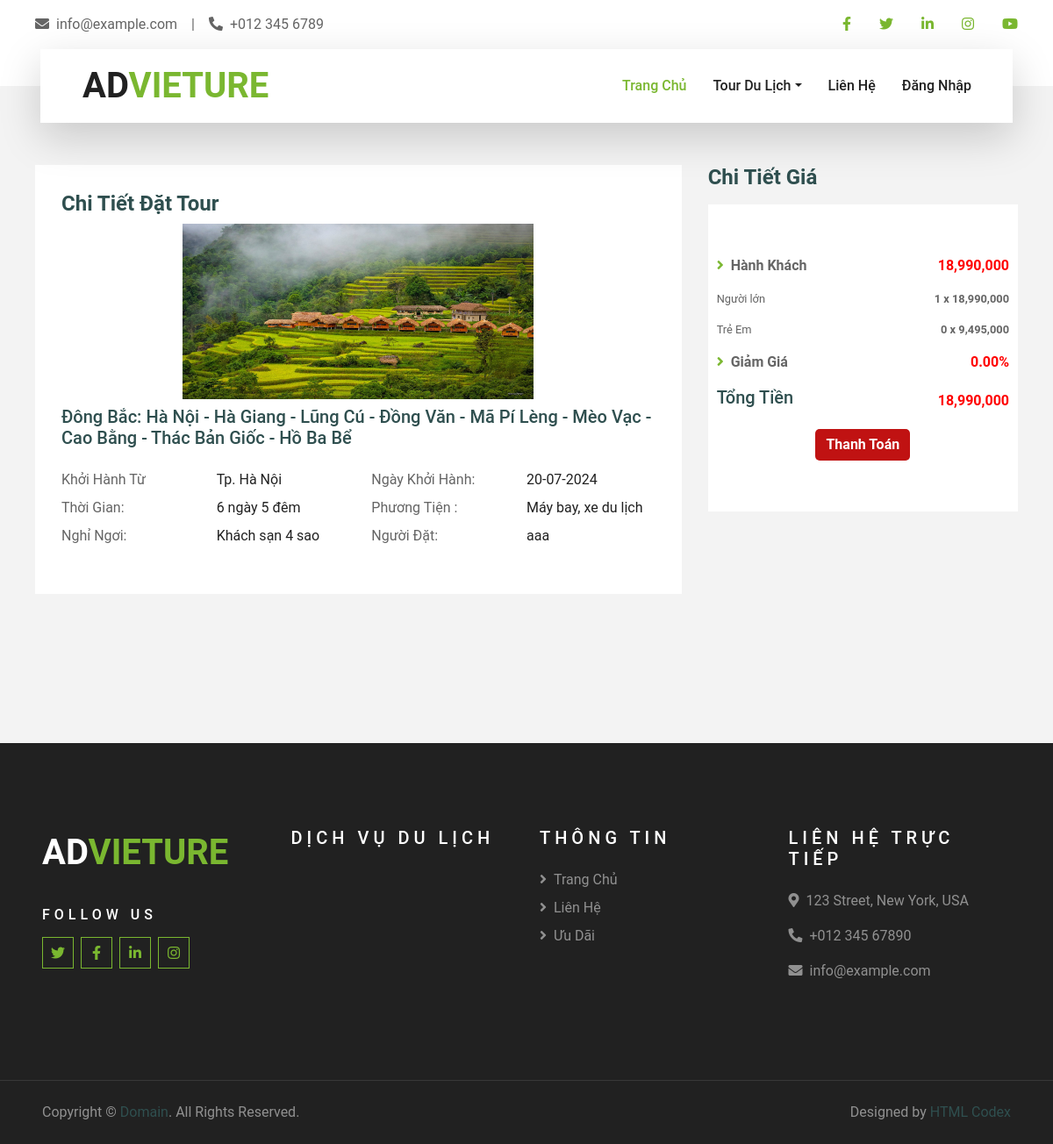
The app's page /tien-hanh-dat/58 with its own data.
### app_booking/models.py (models this page shows, shortened)
class Booking(models.Model):
    user = models.ForeignKey(User, on_delete=models.CASCADE)
    status = models.CharField(
        max_length=1, choices=BookingStatus.choices, default=BookingStatus.DRAFT
    )
    created_date = models.DateTimeField(auto_now_add=True)
    tour = models.ForeignKey(Tour, on_delete=models.CASCADE)
    total_price = models.DecimalField(max_digits=20, decimal_places=2, default=0)
    adult_quantity = models.IntegerField(default=1)
    children_quantity = models.IntegerField(default=0)
    discount = models.DecimalField(max_digits=20, decimal_places=2, default=0)
    @property
    def adult_total_price(self):
        return self.adult_quantity * self.tour.price
    @property
    def children_total_price(self):
        return  self.tour.price/2 * self.children_quantity
    class Meta:
        ordering = ("-created_date",)

### app_travel/models.py (models this page shows, shortened)
class Tour(models.Model):
    category = models.ForeignKey(
        Category, on_delete=models.PROTECT, related_name="tours"
    )
    departure = models.ForeignKey(
        Departure, on_delete=models.PROTECT, related_name="dep_tours"
    )
    name = models.CharField(max_length=200)
    price = models.FloatField(default=0.0)
    image = models.ImageField(
        upload_to="tours/images", default="tours/images/default.png"
    )
    days = models.CharField(max_length=150)
    journey = models.CharField(max_length=200, null=True)
    transportation = models.CharField(max_length=200, null=True)
    acommondation = models.CharField(max_length=200, null=True)
    schedule = RichTextUploadingField(blank=True)
    booked = models.IntegerField(default=0)
    departure_date = models.DateField(null=True)
    def children_price (self):
        return self.price/2
    class Meta:
        verbose_name_plural = "Danh sách Tour"

class Departure(models.Model):
    name = models.CharField(max_length=150, unique=True)
    def __str__(self):
        return self.name
    class Meta:
        verbose_name_plural = "Khởi Hành"

### app_user/models.py (models this page shows)
class User(models.Model):
    first_name = models.CharField(max_length=150)
    last_name = models.CharField(max_length=150)
    username = models.CharField(
        max_length=100, unique=True, error_messages={"unique": "Tên dăng nhập đã tồn tại."}
    )
    phone = models.CharField(max_length=20, null=True)
    email = models.EmailField(
        null=True,
        blank=True,
        unique=True,
        error_messages={"unique": "Email đã tồn tại."},
    )
    address = models.TextField(null=True, blank=True)
    password = models.CharField(max_length=250)
    member_class = models.CharField(max_length=150, blank=True, default="Hạng Đồng")
    def __str__(self) -> str:
        return self.username

### app_booking/views.py (the view, shortened to what this page needs)
# urls.py: path("tien-hanh-dat/<int:booking_id>", checkout, name="checkout"),
@csrf_exempt
def checkout(request, booking_id):
    booking = Booking.objects.get(id=booking_id)
    passenger_price = booking.adult_total_price + booking.children_total_price
    print(booking.children_total_price)
    return render(
        request,
        "app_travel/check-out.html",
        {"booking": booking, "passenger_price": passenger_price},
    )

### app_travel/templates/app_travel/check-out.html (shortened to what this page needs)
{% extends "app_travel/.base.html" %}
{% load static %}
{% load humanize %}
{% load mathfilters %}
{% block main_content %}
<div class="container py-5">
    <div class="row">
        <div class="col-lg-8">
            <div class="pb-3">
                <div class="bg-white mb-3" style="padding: 30px;">
                    <div class="d-flex mb-3">
                        <div class="">
                            <h4>Chi Tiết Đặt Tour</h4>
                            <div class="text-center">
                                <img style="width:400px;height:200px" src="{{booking.tour.image.url}}"
                                    alt="{{tour_detail.name}}">
                            </div>
                            <div class=" pt-2 pb-3 text-dark">
                                <h5>{{booking.tour.name}}</h5>
                            </div>
                            <div class="row ">
                                <div class="col-md-3 pb-2">
                                    Khởi Hành Từ
                                </div>
                                <div class="col-md-3 pb-2 text-dark">
                                    {{booking.tour.departure}}
                                </div>
                                <div class="col-md-3 pb-2">
                                    Ngày Khởi Hành:
                                </div>
                                <div class="col-md-3 pb-2 text-dark">
                                    {{booking.tour.departure_date|date:"d-m-Y"}}
                                </div>
                                <div class="col-md-3 pb-2">
                                    Thời Gian:
                                </div>
                                <div class="col-md-3 pb-2 text-dark">
                                    {{booking.tour.days}}
                                </div>
                                <div class="col-md-3 pb-2">
                                    Phương Tiện :
                                </div>
                                <div class="col-md-3 pb-2 text-dark">
                                    {{booking.tour.transportation}}
                                </div>
                                <div class="col-md-3 pb-2">
                                    Nghỉ Ngơi:
                                </div>
                                <div class="col-md-3 pb-2 text-dark">
                                    {{booking.tour.acommondation}}
                                </div>
                                <div class="col-md-3 pb-2">
                                    Người Đặt:
                                </div>
                                <div class="col-md-3 pb-2 text-dark">
                                    {{booking.user}}
                                </div>
                            </div>
                        </div>
                    </div>
                </div>
            </div>
        </div>
        <div class="col-lg-4 mt-5 mt-lg-0">
            <h4 class=" mb-3"> Chi Tiết Giá</h4>
            <div class="d-flex flex-column text-center bg-white mb-3 py-5 ">
                <div class="bg-white" style="padding: 10px;">
                    <form method="post">
                        <ul class="list-inline m-0">
                            <li class="mb-3 d-flex justify-content-between align-items-center">
                                <div style="font-weight: bold;"><i class="fa fa-angle-right text-primary mr-2"></i>Hành
                                    Khách</div>
                                <span
                                    style="font-weight: bold; color:red">{{passenger_price|floatformat:0|intcomma}}</span>
                            </li>
                            <li class="mb-3 d-flex justify-content-between align-items-center">
                                <small class=" mr-2">Người lớn</small>
                                <small style="font-weight: bold;">{{booking.adult_quantity}} x
                                    {{booking.tour.price|floatformat:0|intcomma}}</small>
                            </li>
                            <li class="mb-3 d-flex justify-content-between align-items-center">
                                <small class=" mr-2">Trẻ Em</small>
                                <small style="font-weight: bold;">{{booking.children_quantity}} x
                                    {{booking.tour.children_price|floatformat:0|intcomma}}</small>
                            </li>
                            <li class="mb-3 d-flex justify-content-between align-items-center">
                                <div style="font-weight: bold;"><i class="fa fa-angle-right text-primary mr-2"></i>Giảm
                                    Giá</div>
                                <span style="font-weight: bold;color:red">{{booking.discount}}%</span>
                            </li>
                            <li class="mb-3 d-flex justify-content-between align-items-center">
                                <div>
                                    <h5 style="font-weight: bold;">Tổng Tiền</h5>
                                </div>
                                <span
                                    style="font-weight: bold; color:red">{{booking.total_price|floatformat:0|intcomma}}</span>
                            </li>
                            <div class="booking-button"><a href=""><button class="btn" type="submit" name="btnPayment"
                                        value="Thanh Toán"> Thanh Toán </button></a></div>
                        </ul>
                    </form>
                </div>
            </div>
        </div>
    </div>
</div>
{% endblock %}

### records on screen
Booking: tour.image (picture), tour.name "Đông Bắc: Hà Nội - Hà Giang - Lũng Cú - Đồng Văn - Mã Pí Lèng - Mèo Vạc - Cao Bằng - Thác Bản Giốc - Hồ Ba Bể", tour.departure "Tp. Hà Nội", tour.departure_date "20-07-2024", tour.days "6 ngày 5 đêm", tour.transportation "Máy bay, xe du lịch", tour.acommondation "Khách sạn 4 sao", user "aaa", adult_quantity "1", tour.price "18,990,000", children_quantity "0", tour.children_price "9,495,000", discount "0.00", total_price "18,990,000"

### other values on screen
{{ passenger_price|floatformat:0|intcomma }} "18,990,000"
